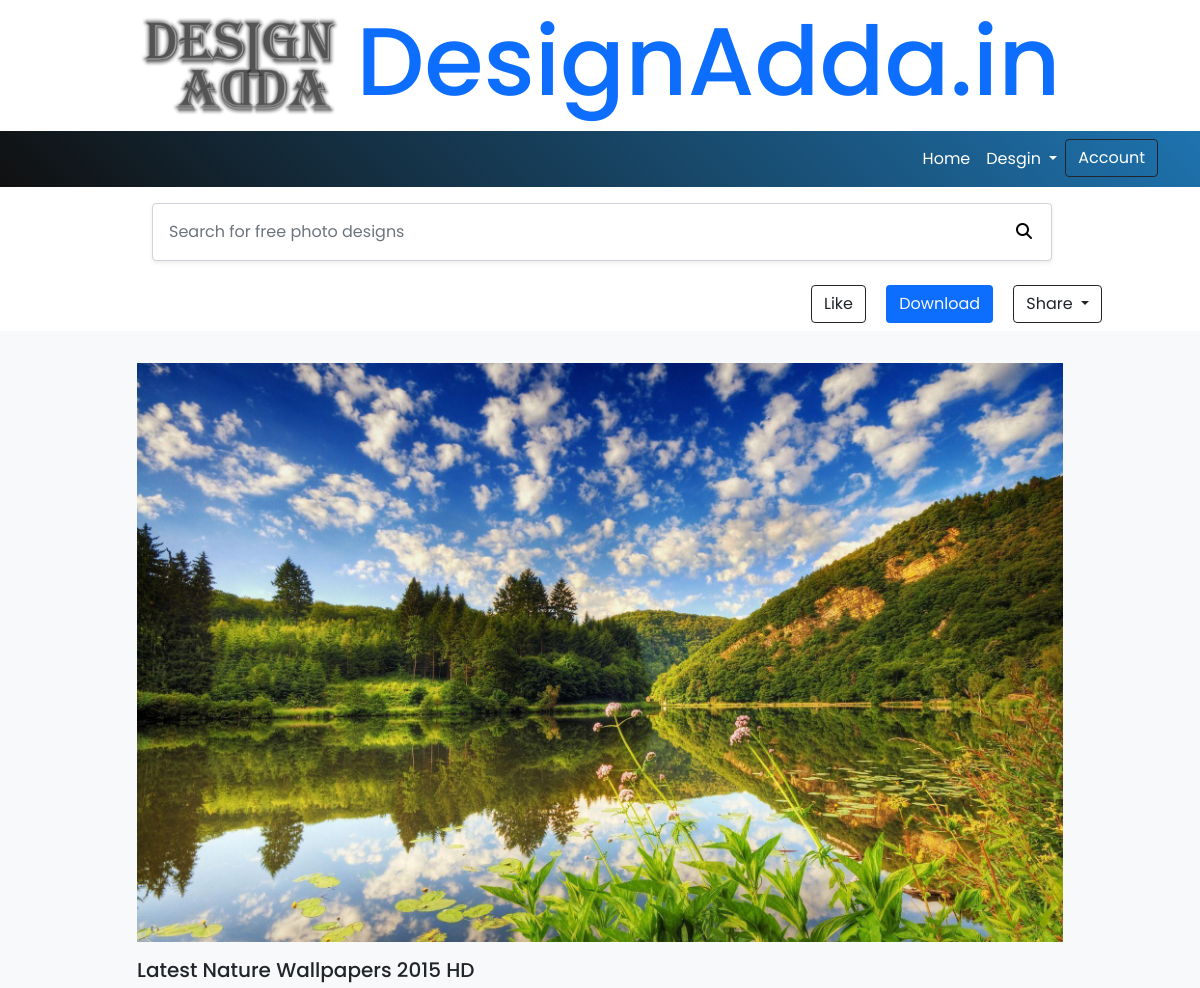
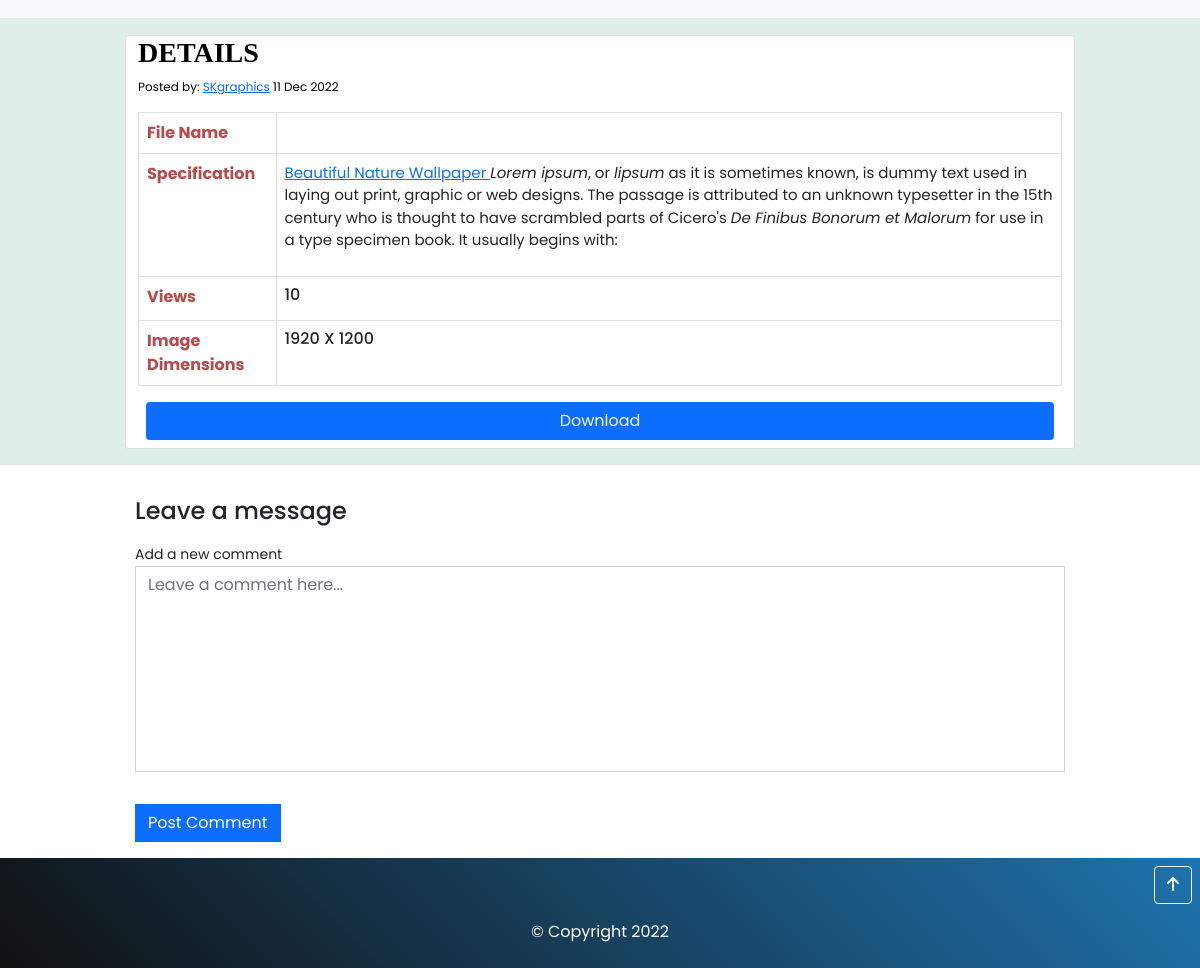
The app's page /detail/latest-nature-wallpapers-2015-hd with its own data (2 pictures, top to bottom).
### app/models.py (models this page shows, shortened)
class Product(models.Model):
    product_name = models.CharField(max_length=255)
    product_type = models.ForeignKey(Category, verbose_name="Category", on_delete=models.CASCADE)
    description = HTMLField(null=True, blank=True)
    price = models.IntegerField(default='0')
    mrp = models.IntegerField(default='0')
    image = models.ImageField(upload_to="upload/",null=True, blank=True)
    product_zip = models.FileField(upload_to="product_zip/",null=True, blank=True)
    posted_by = models.CharField(max_length=50, null=True, blank=True, default="SKgraphics", editable=False)
    slug = AutoSlugField(populate_from='product_name', unique=True,null=True, default=None)
    views = models.IntegerField(default='0', editable=False)
    share = models.IntegerField(default='0', editable=False)
    downloads = models.IntegerField(default='0', editable=False)
    software_used  = models.CharField(max_length=100, null=True, blank=True, default="N/A")
    created_date = models.DateTimeField(auto_now_add=True)
    updated_date = models.DateTimeField(auto_now=True)

### app/views.py (the view)
# urls.py: path("detail/<prd_slug>",views.ProductDetail,name="detail"),
def ProductDetail(request,prd_slug):
    slug=Product.objects.get(slug=prd_slug)
    comments = Comment.objects.filter(product_id_id = slug.id).order_by('-created_date')
    reply = Reply.objects.all().order_by('-created_date')
    slug.views= slug.views + 1
    slug.save()
    product_id = slug.id
    filesize=''
    filename=''
    filetype=''
    if slug.product_zip != '':
        filesize = slug.product_zip.file.size # Get image size
        filename = str(slug.product_zip)
        filename = filename.replace('_', ' ')
        filetype = mimetypes.guess_type(filename)[0]
    my_data = Category.objects.all()
    product = Product.objects.all().order_by('-views')
    prd = slug.product_name
    slc = slice(20)
    product = Product.objects.filter(product_name__icontains=str(prd[slc])).order_by("product_name")[:20]
    total_likes = Like.objects.filter(product_id=product_id).count() #Total likes
    if request.session.has_key('customer_id'):
        is_customer = request.session['customer_name']
        is_customer_id = request.session['customer_id']
        if Like.objects.filter(product_id=product_id,customer_id=is_customer_id).exists():
            like_status = 1
        else:
            like_status = 0
        context = {
                'product_slug':slug,
                'category':my_data,
                'is_customer':is_customer,
                'is_customer_id':is_customer_id,
                'product':product,
                'filesize':filesize,
                'total_likes':total_likes,
                'like_status':like_status,
                'filename':filename,
                'filetype':filetype,
                'comments':comments,
                'reply':reply
        }
        return render(request,"app/detail.html",context)
    else:
        context = {
                'product_slug':slug,
                'category':my_data,
                'popular_prd':product,
                'total_likes':total_likes,
                'comments':comments,
                'reply':reply
        }
        return render(request,"app/detail.html",context)

### app/templates/app/detail.html (shortened to what this page needs)
{% extends 'base.html' %}
{% load social_share %}
{% load static %}
{% block content  %}
{% include 'search_form.html' %}
{% if product_slug %}
    <section class="mt-3">
        <div class="container">
            <div class="text-end p-2 pe-5">
                {% if is_customer_id %}
                    {% comment %} <a class="btn btn-outline-dark mx-2" href="#">Collect</a> {% endcomment %}
                    {% if like_status == 1 %}
                    <a class="btn btn-dark mx-2" href="{% url 'likes' user_id=is_customer_id item_id=product_slug.id prd_slug=product_slug.slug %}">
                        <span style="font-size:13px">{{total_likes  }}</span> Like
                    </a>
                    {% else %}
                        <a style="border:1px solid " class="btn  mx-2" href="{% url 'likes' user_id=is_customer_id item_id=product_slug.id prd_slug=product_slug.slug %}">
                            <span style="font-size:13px">{{total_likes  }}</span> Like
                        </a>
                    {% endif %}
                    <a class="btn bg-primary text-light mx-2" href="{% url 'download' user_id=is_customer_id item_id=product_slug.id prd_slug=product_slug.slug %}">Download</a>
                {% else %}
                    <a class="btn btn-outline-dark mx-2" href="/login"> Like</a>
                    <a class="btn bg-primary text-light mx-2" href="/login">Download</a>
                {% endif %}
                <span class="dropdown">
                    <button class="btn btn-outline-dark mx-2 dropdown-toggle" type="button" id="dropdownMenuButton1" data-bs-toggle="dropdown" aria-expanded="false">
                      Share
                    </button>
                </span>
            </div>
        </div>
    </section>
    <section class="bg-light py-3">
        <div class="container">
            <div class="row d-flex justify-content-center">
                <div class="col-md-10">
                    <div >
                        <figure class="text-center mt-3">
                            <img id="imgpath" id="image" style="width: 100%" src="{{product_slug.image.url | urlencode }}" alt="{{product_slug.product_name}}" >
                        </figure>
                        <h5>{{product_slug.product_name }}</h5>
                    </div>
                </div>
            </div>
        </div>
    </section>
    <section class="photo_detail">
        <div class="container py-3">
            <div class="row d-flex justify-content-center">
                <div class="col-md-10 card pb-2">
                    <h3 style="font-weight: 600;font-family: emoji;">DETAILS</h3>
                    <p style="font-size:12px">Posted by: <a href="http://127.0.0.1:8000/">{{product_slug.posted_by}}</a> {{product_slug.created_date|date:" d M Y"}} </p>
                    <table class="table table-bordered">
                        <tr>
                            <td class="details_heading">File Name</td>
                            <td><h6>{{filename | slice:"12:"}}</h6></td>
                        </tr>
                        <tr>
                            <td class="details_heading">Specification</td>
                            <td>
                                <div style="font-size:15px">
                                    {{product_slug.description | safe }}
                                </div>
                            </td>
                        </tr>
                        <tr>
                            <td class="details_heading">Views</td>
                            <td><h6>{{product_slug.views}}</h6></td>
                        </tr>
                        <tr>
                            <td class="details_heading" title="Not a product dimensions">Image Dimensions</td>
                            <td>
                                <h6 id="dimensions"></h6>
                            </td>
                        </tr>
                    </table>
                    {% if is_customer_id %}
                        <a class="btn bg-primary text-light mx-2" href="{% url 'download' user_id=is_customer_id item_id=product_slug.id prd_slug=product_slug.slug %}">Download</a>
                    {% else %}
                        <a class="btn bg-primary text-light mx-2" href="/login">Download</a>
                    {% endif %}
                </div>
            </div>
        </div>
    </section>
{% endif %}
{% include 'comment/comments.html' %}
{% endblock content  %}

### static/css/style.css (style rules this page uses)
* { font-family: 'Poppins', sans-serif; }
body { box-sizing: border-box; overflow-x: hidden; background: #ddd; }
.photo_detail { background-color: #deefe8; color: #000; padding-top: 1px; }
.card { position:relative; }
.details_heading { font-weight: bolder; color: #b74b4b; }

### records on screen
Product: image|urlencode (picture), product_name "Latest Nature Wallpapers 2015 HD", posted_by "SKgraphics", created_date "11 Dec 2022", description "Beautiful Nature Wallpaper Lorem ipsum , or lipsum as it is sometimes known, is dummy text used in laying out print, graphic or web designs. The passage is attributed to an unknown typesetter in the 15th century who is thought to have scrambled parts of Cicero's De Finibus Bonorum et Malorum for use in a type specimen book. It usually begins with:", views "10"
